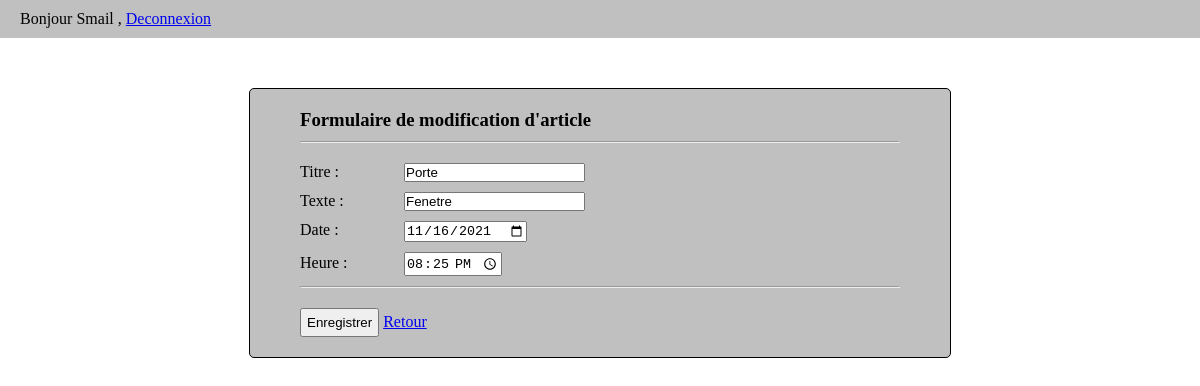
/index.php?commande=form_modification_article&id_article=11 (signed in), run on the app's committed database.
### tables this page shows
CREATE TABLE `article` (
  `id_article` int NOT NULL,
  `titre` varchar(50) NOT NULL,
  `texte` text NOT NULL,
  `date_article` date NOT NULL,
  `time_article` time NOT NULL,
  `id_auteur` int NOT NULL
);

### modele.php (called while the page is built, shortened)
<?php
function connectDB(){
    $c = mysqli_connect(SERVER, USERNAME, PASSWORD, DBNAME);
    mysqli_query($c, "SET NAMES 'utf8'");
    return $c;
}
$connexion = connectDB();
function obtenir_article_par_id($id_article){
    global $connexion;
    $sql = "SELECT * FROM article WHERE id_article = $id_article ";
    $requete = $connexion->prepare($sql);
    $requete->execute();
    $result = $requete->get_result();
    return $result;
}

### vues/form_modification_article.php (the view, shortened to what this page needs)
<div class="formulaire">
    <h3>Formulaire de modification d'article</h3>
    <hr>
    <form method="post" action="index.php?commande=modifier_article">
        <div class="form-group">
            <label for="titre">Titre :</label>
            <input type="text" name="titre" value="<?= htmlspecialchars($article["titre"])?>"/>
        </div>
        <div class="form-group">
            <label for="texte">Texte :</label>
            <input type="text" name="texte" value="<?= htmlspecialchars($article["texte"])?>"/>
        </div>
        <div class="form-group">
        <label for="date_article">Date :</label>
            <input type="date" name="date_article" value="<?= $article["date_article"]?>"/>
        </div>
        <div class="form-group">
        <label for="time_article">Heure :</label>
            <input type="time" name="time_article" value="<?= $article["time_article"]?>"/>
        </div>
        <hr>
        <input type="submit" name="btnEnregister" value="Enregistrer"/>
        <a href='index.php'>Retour</a>
    </form>
</div>

### styles/style.css (style rules this page uses)
* { margin: 0; padding: 0; }
input[type='submit'] { padding: 5px; }
hr { margin-top: 10px; margin-bottom: 20px; }
.form-group { margin-top: 10x; margin-bottom: 10px; }
.formulaire,.inscription { margin-top: 50px; margin-left: auto; margin-right: auto; background: silver; border: 1px solid; border-radius: 5px; padding: 20px 50px; width: 600px; }
.formulaire label { display: inline-block; width: 100px; }

### data on the page
article: titre "Porte", texte "Fenetre", date_article "11/16/2021", time_article "20:25:00"

### other printed values
auteurConneter() "Smail"
